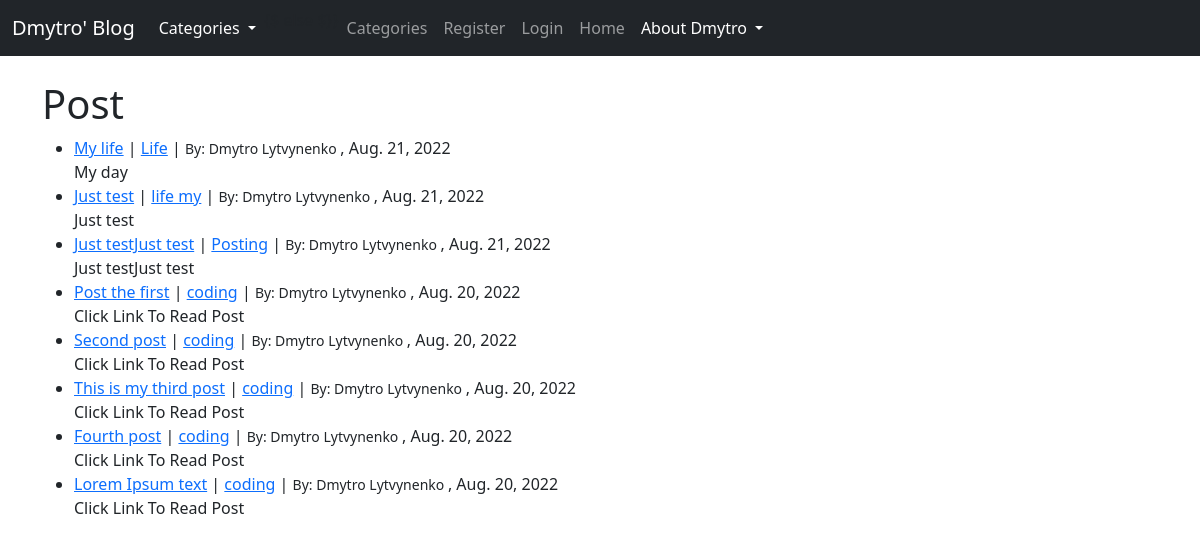
The page / on the database its author committed.
### myblog/models.py (models this page shows, shortened)
class Post(models.Model):
    title = models.CharField(max_length=255)
    title_tag = models.CharField(max_length=255)
    author = models.ForeignKey(User, on_delete=models.CASCADE)
    body = RichTextField(blank=True, null=True)
    post_date = models.DateField(auto_now_add=True)
    category = models.CharField(max_length=255, default='coding')
    snippet = models.CharField(max_length=255)
    likes = models.ManyToManyField(User, related_name='blog_posts')

### myblog/views.py (the view)
# urls.py: path('', HomeView.as_view(), name="home"),
class HomeView(ListView):
    model = Post
    template_name = 'home.html'
    ordering = ['-post_date']
    def get_context_data(self, *args, **kwargs):
        cat_menu = Category.objects.all()
        context = super(HomeView, self).get_context_data(*args, **kwargs)
        context["cat_menu"] = cat_menu
        return context

### myblog/models.py (called while the page is built)
    def __str__(self):
        return self.name

### myblog/templates/home.html (shortened to what this page needs)
{% extends 'base.html' %}
{% block content %}
<h1>Post</h1>
<ul>
    {% for post in object_list %}
    <li><a href="{% url 'article-detail' post.pk %}">{{ post.title }}</a> |
        <a href="{% url 'category' post.category|slugify %}">{{ post.category }}</a> |
        <small>By: {{ post.author.first_name }}
            {{ post.author.last_name }} </small>,
        {{ post.post_date }}  <br/>
        {{ post.snippet }}
    </li>
    {% endfor %}
</ul>
{% endblock %}

### myblog/templates/base.html (shortened to what this page needs)
<!doctype html>
<html lang="en">
  <head>
    <link href="https://cdn.jsdelivr.net/npm/bootstrap@5.2.0/dist/css/bootstrap.min.css" rel="stylesheet"
>
  </head>
  <body>
  <nav class="navbar navbar-expand-lg navbar-dark bg-dark">
  <div class="container-fluid">
    <a class="navbar-brand" href="{% url 'home' %}">Dmytro' Blog</a>
    <div class="collapse navbar-collapse" id="navbarSupportedContent">
      <ul class="navbar-nav me-auto mb-2 mb-lg-0">
        {% if cat_menu %}
        <div class="nav-item dropdown">
          <a class="nav-link dropdown-toggle active" href="#" role="button" data-bs-toggle="dropdown" aria-expanded="false">
            Categories
          </a>
        </div>
          <li class="nav-item">
              <a class="nav-link" href="{% url 'category-list' %}">Categories</a>
          </li>
        {% endif %}
        {% if user.is_authenticated %}
          <li class="nav-item">
            <a class="nav-link" href="{% url 'add_post' %}">Add Post</a>
          </li>
          <li class="nav-item">
            <a class="nav-link" href="{% url 'add_category' %}">Add Category</a>
          </li>
          <li class="nav-item">
            <a class="nav-link" href="{% url 'edit_profile' %}">Edit Profile</a>
          </li>
          <li class="nav-item">
            <a class="nav-link" href="{% url 'logout' %}">Logout</a>
          </li>
        {% else %}
          <li class="nav-item">
            <a class="nav-link" href="{% url 'register' %}">Register</a>
          </li>
          <li class="nav-item">
            <a class="nav-link" href="{% url 'login' %}">Login</a>
          </li>
        {% endif %}
        <li class="nav-item">
          <a class="nav-link" aria-current="page" href="#">Home</a>
        </li>
        <li class="nav-item dropdown">
          <a class="nav-link dropdown-toggle active" href="#" role="button" data-bs-toggle="dropdown" aria-expanded="false">
            About Dmytro
          </a>
        </li>
      </ul>
    </div>
  </div>
</nav>
  <br/>
  <div class="container">
    {% block content %}
    {% endblock %}
  </div>
  </body>
</html>

### rows shown on the page
Post: title "My life", category "Life", author.first_name "Dmytro", author.last_name "Lytvynenko", post_date "Aug. 21, 2022", snippet "My day"
Post: title "Just test", category "life my", author.first_name "Dmytro", author.last_name "Lytvynenko", post_date "Aug. 21, 2022", snippet "Just test"
Post: title "Just testJust test", category "Posting", author.first_name "Dmytro", author.last_name "Lytvynenko", post_date "Aug. 21, 2022", snippet "Just testJust test"
Post: title "Post the first", category "coding", author.first_name "Dmytro", author.last_name "Lytvynenko", post_date "Aug. 20, 2022", snippet "Click Link To Read Post"
Post: title "Second post", category "coding", author.first_name "Dmytro", author.last_name "Lytvynenko", post_date "Aug. 20, 2022", snippet "Click Link To Read Post"
Post: title "This is my third post", category "coding", author.first_name "Dmytro", author.last_name "Lytvynenko", post_date "Aug. 20, 2022", snippet "Click Link To Read Post"
Post: title "Fourth post", category "coding", author.first_name "Dmytro", author.last_name "Lytvynenko", post_date "Aug. 20, 2022", snippet "Click Link To Read Post"
Post: title "Lorem Ipsum text", category "coding", author.first_name "Dmytro", author.last_name "Lytvynenko", post_date "Aug. 20, 2022", snippet "Click Link To Read Post"
